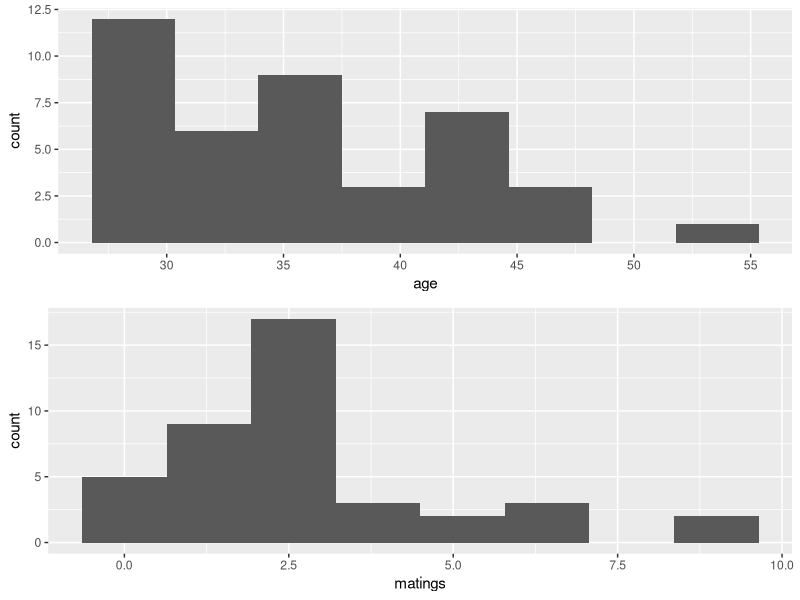
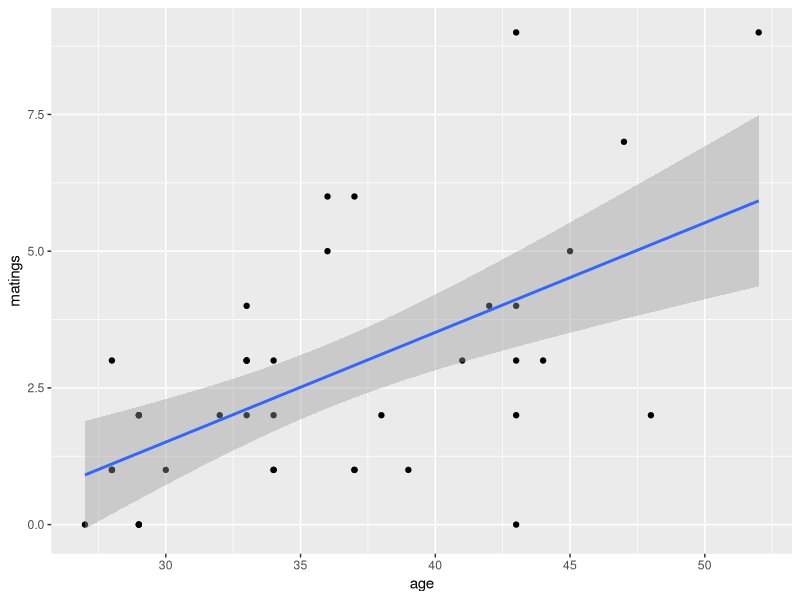
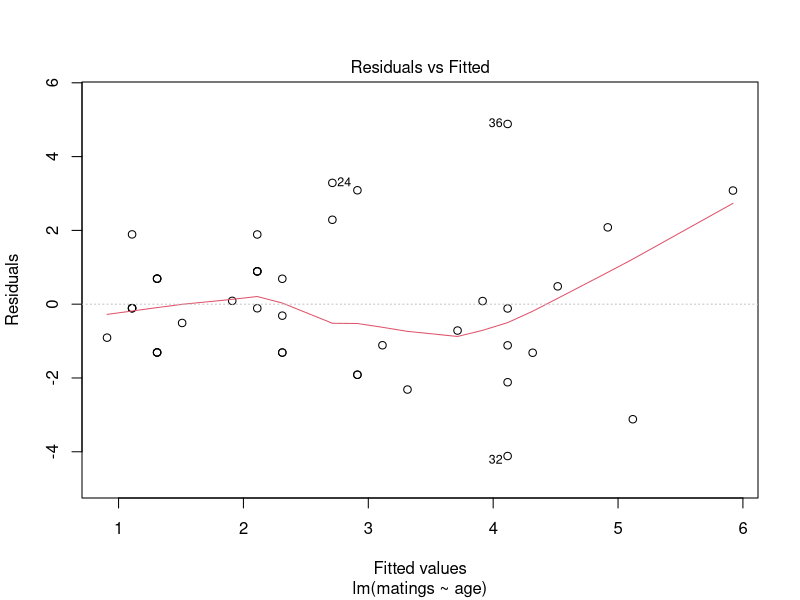
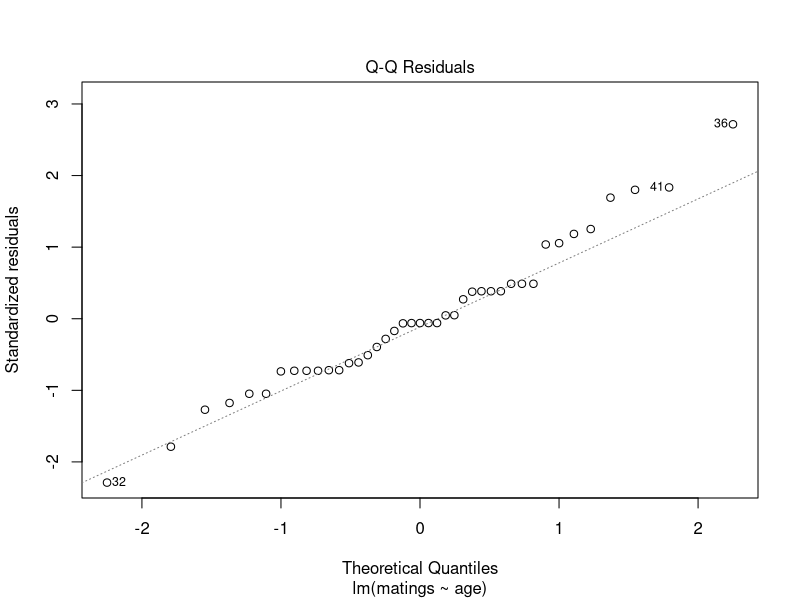
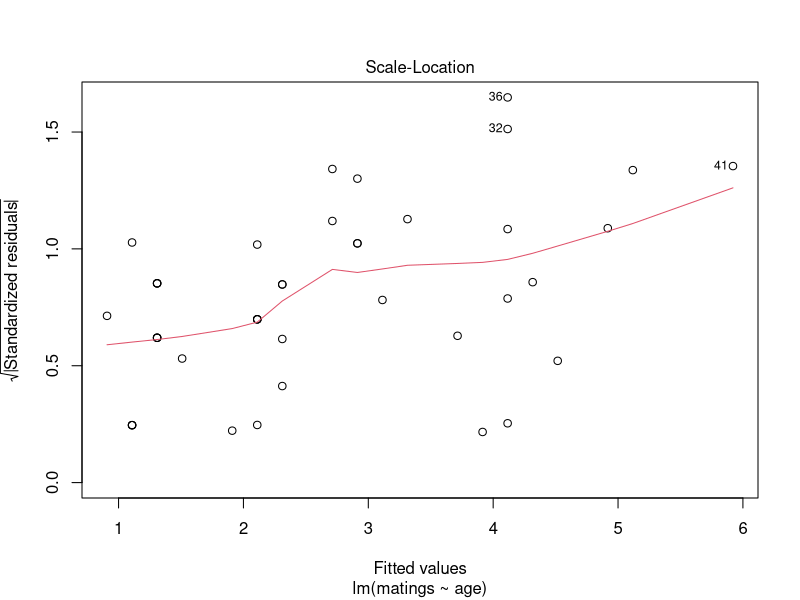
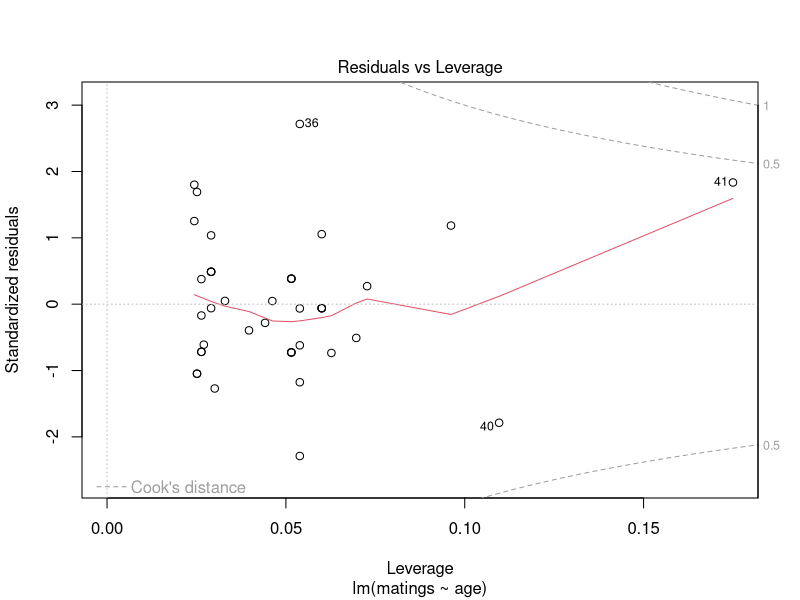
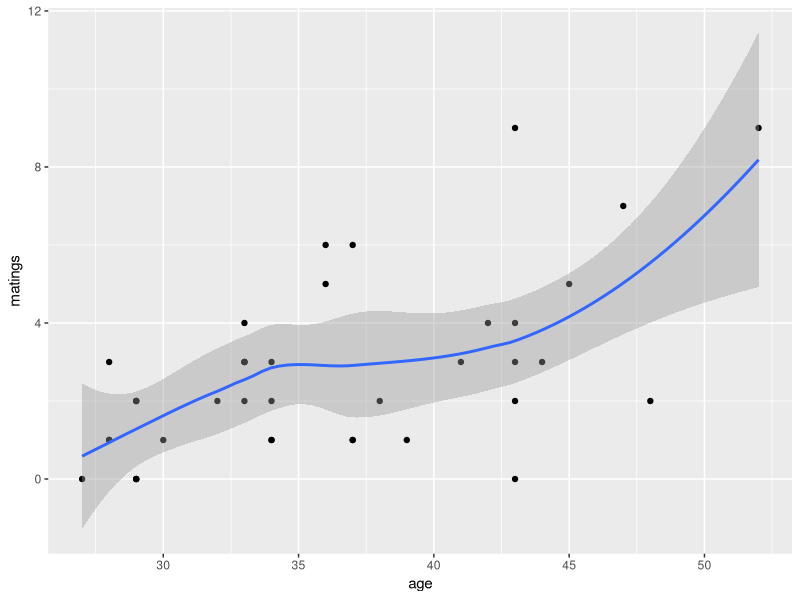
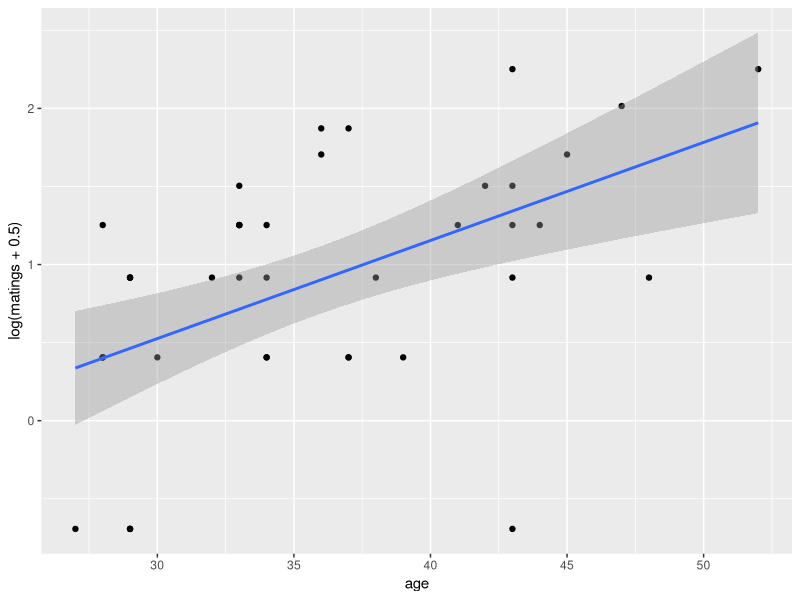

Recreate these plots in R, in order.
## ---- chunk 1
library(dplyr)
library(maxLik)   # will have to install first
library(ggplot2)
library(gridExtra) 
setwd("C:/Users/Ann Cannon/Dropbox/College Computer/courses/sta 363/R directory/data")
emating.data <- read.csv("elephant.csv")
## ---- chunk 2
head(emating.data)
names(emating.data) <- c("age", "matings")

# Obtain numerical and graphical summaries
summary(emating.data)
hist.age <- ggplot(data = emating.data, aes(x = age)) + 
  geom_histogram(bins = 8)
hist.mate <- ggplot(data = emating.data, aes(x = matings)) + 
  geom_histogram(bins = 8)
grid.arrange(hist.age, hist.mate, ncol=1)

# Why not just use linear regression?
reg1 <- lm(matings ~ age, data=emating.data)
summary(reg1)
ggplot(data = emating.data, aes(x = age, y = matings)) + 
  geom_point() + geom_smooth(method="lm") 
plot(reg1)

# Try plotting with loess instead of line
ggplot(data = emating.data, aes(x = age, y = matings)) + 
  geom_point() + geom_smooth(method="loess") 

# Okay, can't we just log transform our response?
# reg2 <- lm(log(matings) ~ age, data=emating.data)   # blows up
reg2 <- lm(log(matings+0.5) ~ age, data=emating.data)
summary(reg2)
ggplot(data = emating.data, aes(x = age, y = log(matings + 0.5))) + 
  geom_point() + geom_smooth(method="lm") 
plot(reg2)

# compare log(mean) to mean(log)
log(mean(emating.data$matings+0.5))
mean(log(emating.data$matings+0.5))

# Fitting a Poisson Regression Model
fit1 <- glm(matings ~ age, family=poisson, data=emating.data)
summary(fit1)
exp(coef(fit1))
exp(confint(fit1))

# Generate normal-based CIs by hand
fit1coef <- summary(fit1)$coefficients[,1]
fit1se <- summary(fit1)$coefficients[,2]
lb <- fit1coef - qnorm(.975)*fit1se
ub <- fit1coef + qnorm(.975)*fit1se
cbind(lb, ub)
cbind(exp(lb),exp(ub))

# Drop in deviance test for age
fit0 <- glm(matings ~ 1, family=poisson, data=emating.data )
summary(fit0)
anova(fit0, fit1, test="Chisq")

# Adding a quadratic term for age
emating.data <- mutate(emating.data, age2=age*age)
fit2 <- glm(matings ~ age + age2, family=poisson, data=emating.data)
summary(fit2)
anova(fit1, fit2, test="Chisq")

# Assessing the goodness of fit of the model with age as a covariate
gof <- 1-pchisq(fit1$deviance, fit1$df.residual)
gof 
